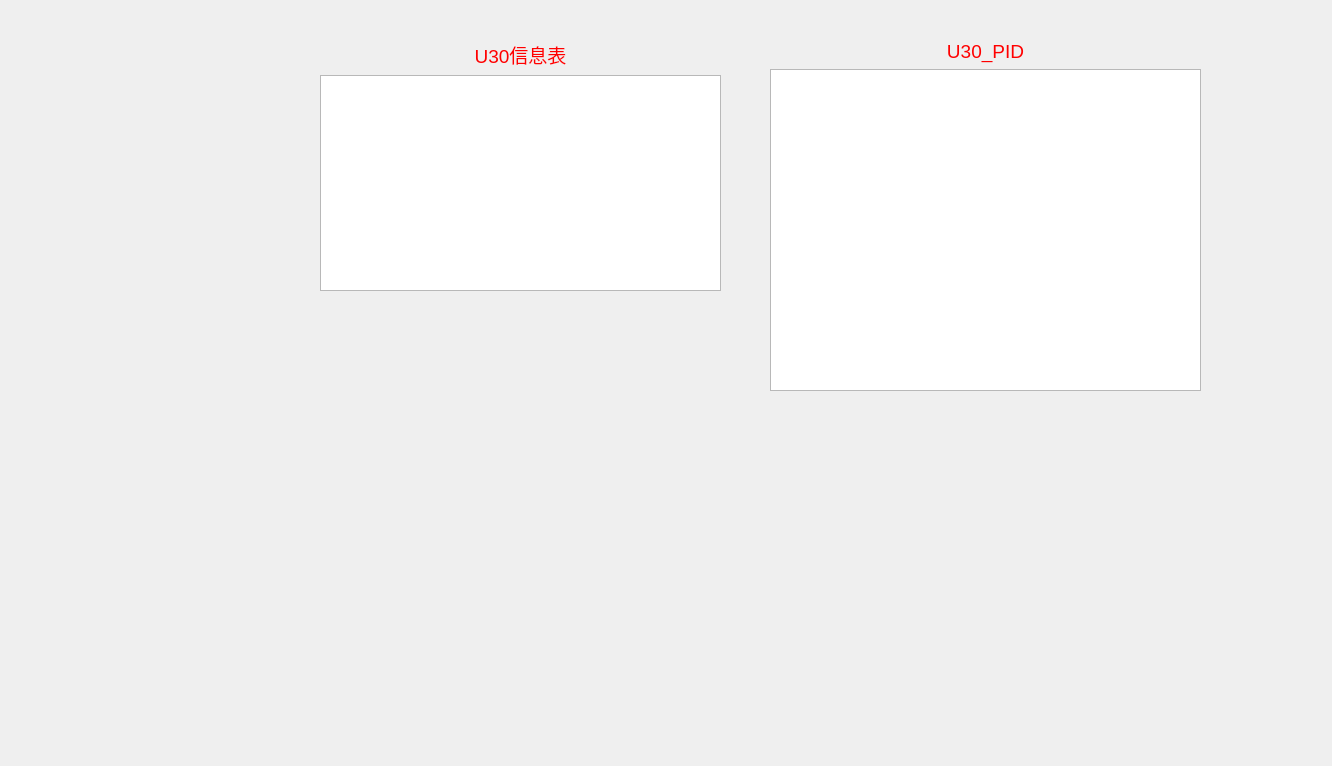
<?xml version="1.0" encoding="UTF-8"?>
<ui version="4.0">
 <class>U30</class>
 <widget class="QWidget" name="U30">
  <property name="geometry">
   <rect>
    <x>0</x>
    <y>0</y>
    <width>1332</width>
    <height>766</height>
   </rect>
  </property>
  <property name="windowTitle">
   <string>Form</string>
  </property>
  <widget class="QWidget" name="">
   <property name="geometry">
    <rect>
     <x>320</x>
     <y>40</y>
     <width>401</width>
     <height>251</height>
    </rect>
   </property>
   <layout class="QVBoxLayout" name="verticalLayout">
    <item>
     <widget class="QLabel" name="label_9">
      <property name="text">
       <string>&lt;html&gt;&lt;head/&gt;&lt;body&gt;&lt;p align=&quot;center&quot;&gt;&lt;span style=&quot; font-size:14pt; color:#ff0000;&quot;&gt;U30信息表&lt;/span&gt;&lt;/p&gt;&lt;/body&gt;&lt;/html&gt;</string>
      </property>
     </widget>
    </item>
    <item>
     <widget class="QTableWidget" name="infoTable_1">
      <property name="minimumSize">
       <size>
        <width>0</width>
        <height>0</height>
       </size>
      </property>
      <property name="maximumSize">
       <size>
        <width>16777215</width>
        <height>16777215</height>
       </size>
      </property>
     </widget>
    </item>
   </layout>
  </widget>
  <widget class="QWidget" name="">
   <property name="geometry">
    <rect>
     <x>770</x>
     <y>40</y>
     <width>431</width>
     <height>351</height>
    </rect>
   </property>
   <layout class="QVBoxLayout" name="verticalLayout_2">
    <item>
     <widget class="QLabel" name="label">
      <property name="text">
       <string>&lt;html&gt;&lt;head/&gt;&lt;body&gt;&lt;p align=&quot;center&quot;&gt;&lt;span style=&quot; font-size:14pt; color:#ff0000;&quot;&gt;U30_PID&lt;/span&gt;&lt;/p&gt;&lt;/body&gt;&lt;/html&gt;</string>
      </property>
     </widget>
    </item>
    <item>
     <widget class="QTableWidget" name="infoTable_2">
      <property name="minimumSize">
       <size>
        <width>0</width>
        <height>0</height>
       </size>
      </property>
      <property name="maximumSize">
       <size>
        <width>16777215</width>
        <height>16777215</height>
       </size>
      </property>
     </widget>
    </item>
   </layout>
  </widget>
 </widget>
 <resources/>
 <connections/>
</ui>
